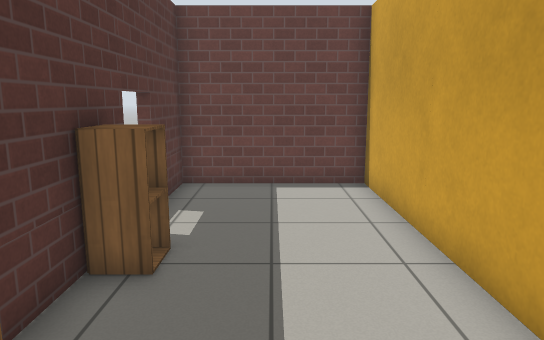
view 1 (above)

21 first-person views from a walk through a robot-simulator world made for Gazebo. The camera is 1.2 m above the floor, tilts 10° down and sees 70° across. The floor is counted in squares, 0.5 m on a side. Each view is taken from the middle of a square. On the plan, view 1 faces up. The plan holds only what a view shows up to about 20 squares ahead; the rest is blank. Gazebo's built-in surfaces are drawn with simple patterns.

view 2
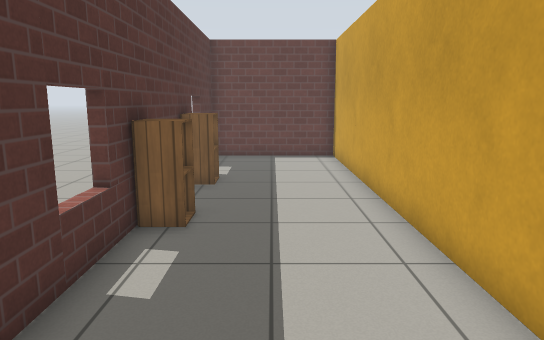

view 3
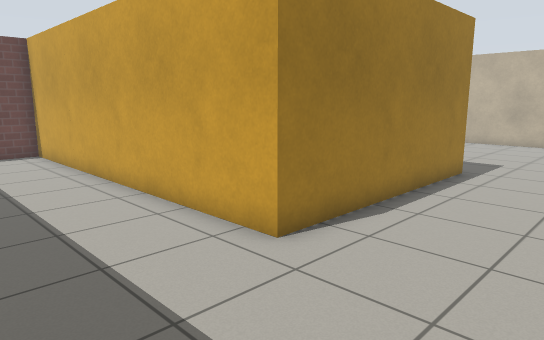

view 4
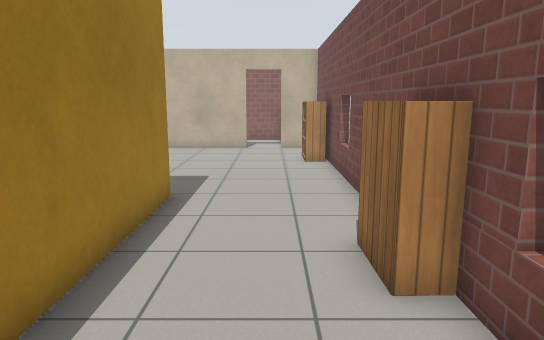

view 5
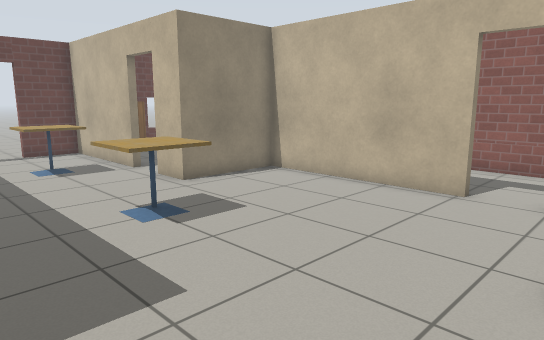

view 6
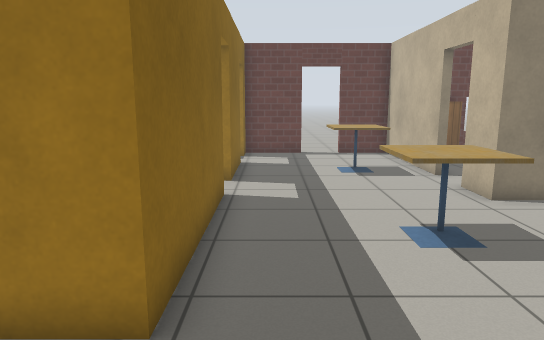

view 7
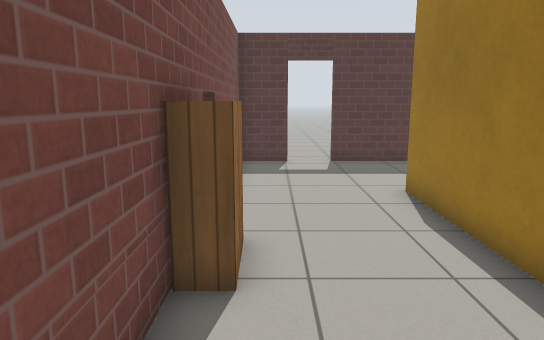

view 8
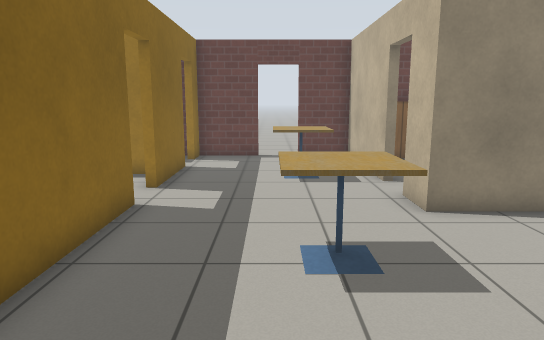

view 9
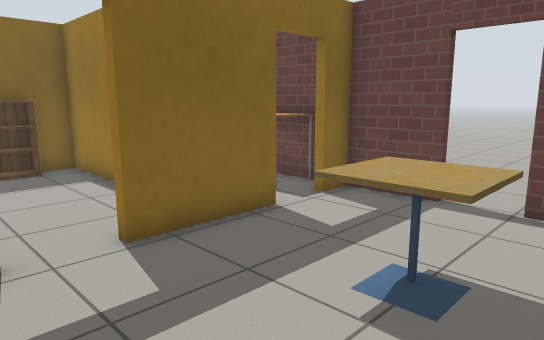

view 10
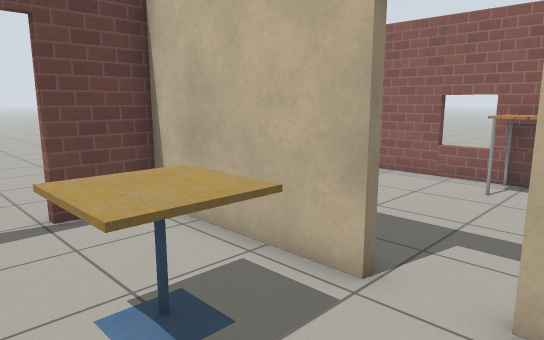

view 11
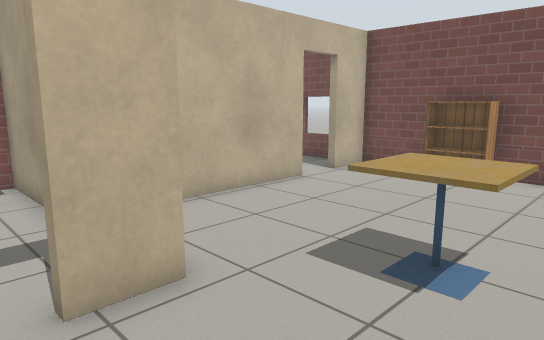

view 12
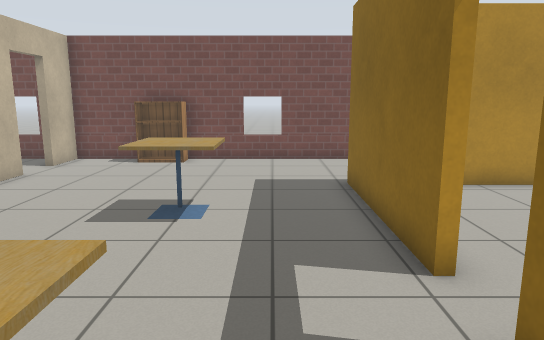

view 13
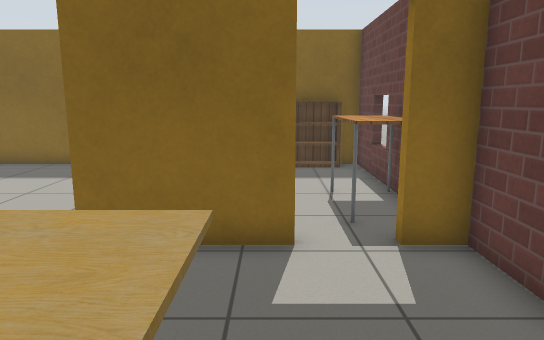

view 14
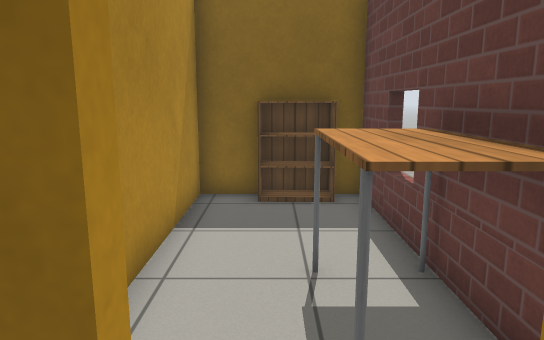

view 15
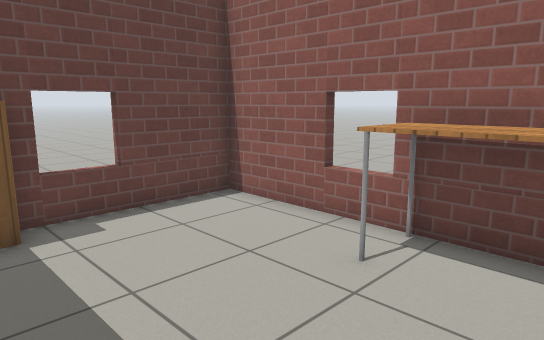

view 16
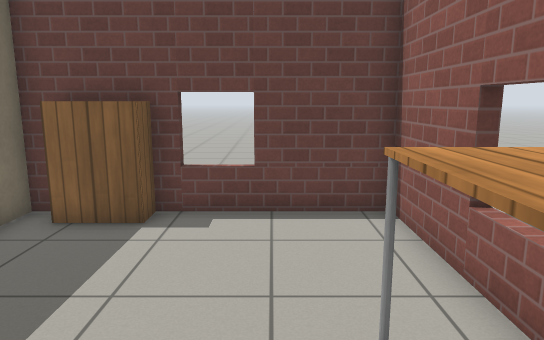

view 17
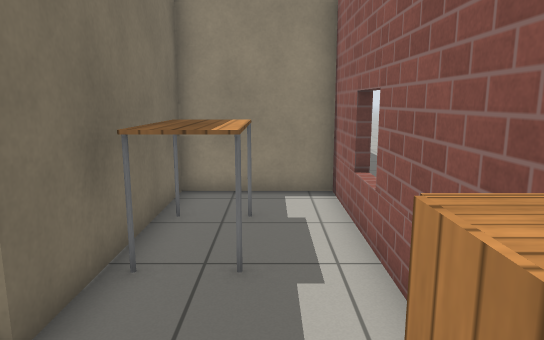

view 18
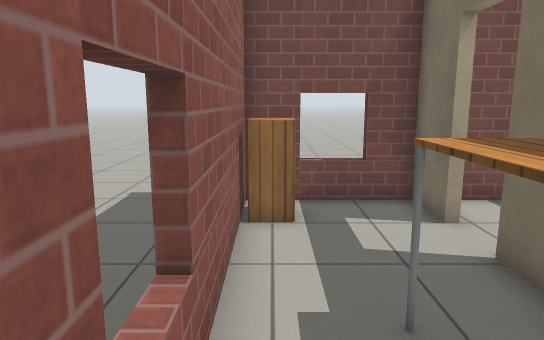

view 19
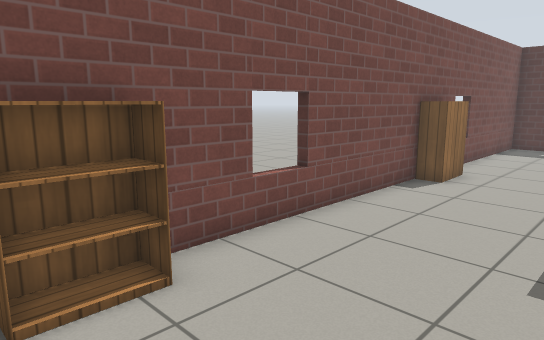

view 20
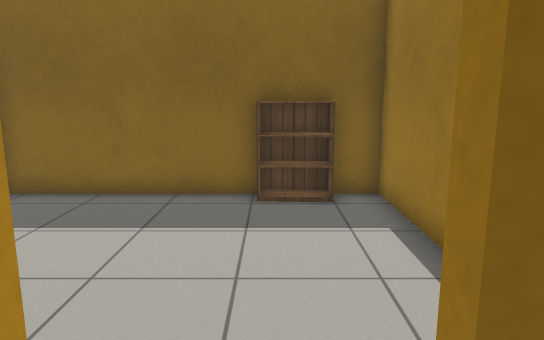

view 21
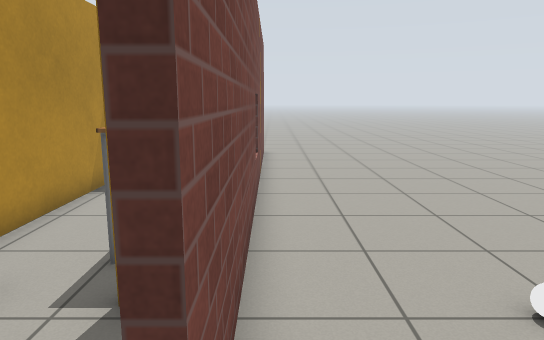

### Floor plan
Points are (right, up) in squares from view 1. A wall is a line through its corners. A room is listed if a view was taken in it or the views show most of it. See-through windows are left out.
Room 1 (views 1, 2, 3, 4, 5, 6, 7, 8, 9, 10, 11, 12, 13, 14, 19, 20)
walls: (11.7, 3) (11.7, -3.4) (2.8, -3.4) (2.8, 11.3) (-2.6, 11.3) (-2.6, -4.6); (8.6, -8.3) (17.4, -8.3); (18.4, 5.6) (18.4, 11.3) (16.1, 11.3); (22.3, 0.4) (22.3, 2.3) (18.4, 2.3) (18.4, 3.9); (11.7, 8.5) (11.7, 4.7); (19.6, -8.3) (22.3, -8.3) (22.3, -6.5); (22.3, -4.8) (22.3, -3.4); (3, 5.6) (3, 4.6); (14.5, 11.3) (11.7, 11.3) (11.7, 10.1); (3, 11.3) (3, 9.6); (-2.6, -6.2) (-2.6, -8.3) (6.4, -8.3)
ways out: open door at (18.7, 4.7) to room 2; open door at (22.5, -5.5) to room 3; open door at (15.3, 11.3) to room 4; open door at (11.7, 3.7) to room 5; open door at (11.7, 9.3) to room 6; open door at (-3, -5.5)
objects: cabinet (-2, 1) to (-2, 2); cabinet (-2, 5) to (-2, 6); bookshelf (7, -8) to (8, -8); cafe table (15, -1) to (17, 0); cafe table (15, 6) to (17, 7); bookshelf (18, -8) to (19, -8)
Room 2 (views 15, 16)
walls: (23.8, 2.6) (24.2, 2.6); (26.6, 2.5) (26.6, 11.3) (21.4, 11.3); (18.7, 11.3) (18.7, 10.3)
ways out: open door at (18.7, 4.7) to room 1; opening at (26, 2) to room 3
objects: bookshelf (20, 11) to (21, 11); table (25, 3) to (26, 6)
Room 3 (views 17, 18)
walls: (22.6, -3.5) (22.6, -4.8); (22.6, -6.5) (22.6, -8.3) (26.6, -8.3) (26.6, 2.3) (22.6, 2.3) (22.6, 0.4)
ways out: open door at (22.5, -5.5) to room 1; opening at (26, 2) to room 2
objects: table (23, -3) to (24, 0); cabinet (26, -7)
Room 4 (view 21)
walls: (10.5, 11.6) (14.5, 11.6); (-1.6, 11.6) (7.6, 11.6)
ways out: open door at (15.3, 11.3) to room 1
objects: white ball (12, 15)
Room 5 (no view inside)
walls: (3, 4.6) (3, -3); (7, 6.8) (3, 6.8) (3, 5.6); (6.3, -3.1) (8.5, -3.1); (11.7, 4.7) (11.4, 4.7); (10.9, 6.8) (10.2, 6.8)
ways out: open door at (11.7, 3.7) to room 1
objects: bookshelf (3, 4) to (4, 5)
Room 6 (no view inside)
walls: (7.6, 11.3) (3, 11.3); (3, 9.6) (3, 7.1) (9.4, 7.1)
ways out: open door at (11.7, 9.3) to room 1
objects: bookshelf (3, 9) to (4, 10); table (8, 10) to (11, 11)

Positions as (right, up) in squares from view 1, and headings:
1: (0, 0), facing up
2: (0, -6), facing up
3: (-2, -8), facing up-right
4: (2, -6), facing right
5: (12, -8), facing up-right
6: (13, -7), facing up
7: (13, -7), facing left
8: (15, -6), facing up
9: (18, 2), facing up-left
10: (14, 3), facing up-right
11: (14, 5), facing down-right
12: (14, 8), facing down
13: (18, 8), facing left
14: (13, 9), facing left
15: (20, 3), facing up-right
16: (24, 3), facing up
17: (25, -8), facing up
18: (26, 1), facing down
19: (20, -3), facing down-left
20: (13, 4), facing left
21: (16, 12), facing left
